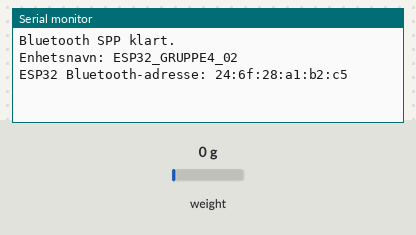
A sketch run on a simulated ESP32. On the bench: the last lines printed to the serial monitor. The inputs (shaded band) are chosen by the test bench; at power-on: weight on the scale 0 g. Nothing arrives over Bluetooth unless stated.

Above: at 2.5 s.
2.6 s: weight on the scale set to 100 g
At 7.1 s:
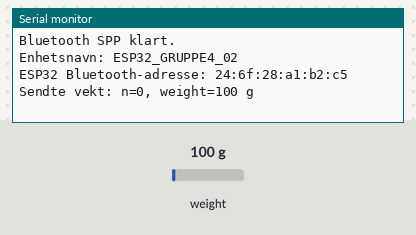
12.8 s: weight on the scale set to 1250 g
At 17.1 s:
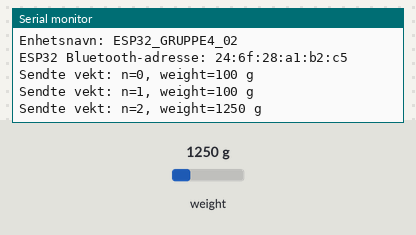
Timing chart, 0 to 18.6 s (numbered marks = the images above; inputs shaded):
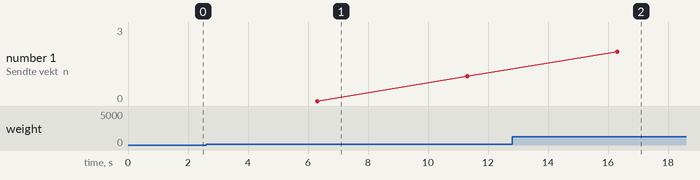

Measured:
- after the input at 2.6 s, the serial monitor: prints a new line after 3.7 s (image 1)
- after the input at 12.8 s, the serial monitor: prints a new line after 3.5 s (image 2)

The sketch:

Main.ino
```cpp
#include "BluetoothSerial.h"
#include "HX711.h"

#if !defined(CONFIG_BT_ENABLED) || !defined(CONFIG_BLUEDROID_ENABLED)
#error Bluetooth er ikke aktivert for denne ESP32-byggen!
#endif


// HX711 circuit wiring
const int LOADCELL_DOUT_PIN = 34;
const int LOADCELL_SCK_PIN = 32;

HX711 scale;
BluetoothSerial SerialBT;

// Konfig
const char* DEVICE_NAME = "ESP32_GRUPPE4_02";
const uint8_t PACKET_TYPE_TELEMETRY = 0x01;  // 0x01 = "vekt-pakke"

// ---------- Pakkebygger ----------
void sendPacket(uint8_t type, const uint8_t* payload, uint16_t length) {
  // Header
  const uint8_t header[2] = {0xAA, 0x55};
  SerialBT.write(header, 2);

  // TYPE
  SerialBT.write(type);

  // LEN (big-endian)
  const uint8_t lenH = (length >> 8) & 0xFF;
  const uint8_t lenL = length & 0xFF;
  SerialBT.write(lenH);
  SerialBT.write(lenL);

  // PAYLOAD
  if (length > 0 && payload != nullptr) {
    SerialBT.write(payload, length);
  }

  // CHK (XOR av TYPE + LEN_H + LEN_L + PAYLOAD)
  uint8_t chk = type ^ lenH ^ lenL;
  for (uint16_t i = 0; i < length; i++) {
    chk ^= payload[i];
  }
  SerialBT.write(chk);
  SerialBT.flush();
}

// ---------- Payload: teller + VEKT I GRAM ----------
struct __attribute__((packed)) Telemetry {
  uint32_t counter;  // øker for hver sending
  int32_t  weight_g; // vekt i hele gram (negativt mulig om sensor er tare/under 0)
};

uint32_t counter = 0;

void setup() {
  Serial.begin(115200);
  scale.begin(LOADCELL_DOUT_PIN, LOADCELL_SCK_PIN);
  while (!(scale.is_ready())){
    Serial.println("Waiting for scale");
    delay(100);
  }
  scale.set_scale(13593.41/345*1.24); // kalibreringsfactor
  scale.tare();

  delay(300);

  // Start SPP-server (ESP32 er synlig som DEVICE_NAME)
  if (!SerialBT.begin(DEVICE_NAME)) {
    Serial.println("Kunne ikke starte Bluetooth SPP.");
    while (true) { delay(1000); }
  }

  Serial.println("Bluetooth SPP klart.");
  // Tilgjengelig i nyere ESP32-cores:
  #if defined(ESP_ARDUINO_VERSION)
  Serial.printf("Enhetsnavn: %s\n", DEVICE_NAME);
  #endif

  // Hvis biblioteket ditt har denne:
  #ifdef ESP32
  // I noen varianter heter den getBtAddressString()
  #if __has_include("BluetoothSerial.h")
  Serial.printf("ESP32 Bluetooth-adresse: %s\n", SerialBT.getBtAddressString().c_str());
  #endif
  #endif
}

void loop() {
  // >>> BYTT UT DETTE MED EKTE SENSORVERDI <<<
  // Simuler en vekt som varierer rundt 3500 g (3.5 kg)
  long weightG = scale.get_units(50);
  //Serial.print("Result: ");
  //Serial.println(reading);
  //sendToRaspberry(reading);
  //delay(1000);


  // sin() gir -1..+1 -> skaler til ±200 g
  //float sim = 3500.0f + 200.0f * sin(millis() / 2000.0f);
  int32_t weight_g = (int32_t) roundf(weightG);

  Telemetry t{};
  t.counter  = counter++;
  t.weight_g = weight_g;

  // Send som payload
  sendPacket(PACKET_TYPE_TELEMETRY, (const uint8_t*)&t, sizeof(Telemetry));

  // (Valgfritt) status på USB-seriell
  Serial.printf("Sendte vekt: n=%lu, weight=%ld g\n",
                (unsigned long)t.counter, (long)t.weight_g);

  delay(0); // send hvert sekund
}
```
